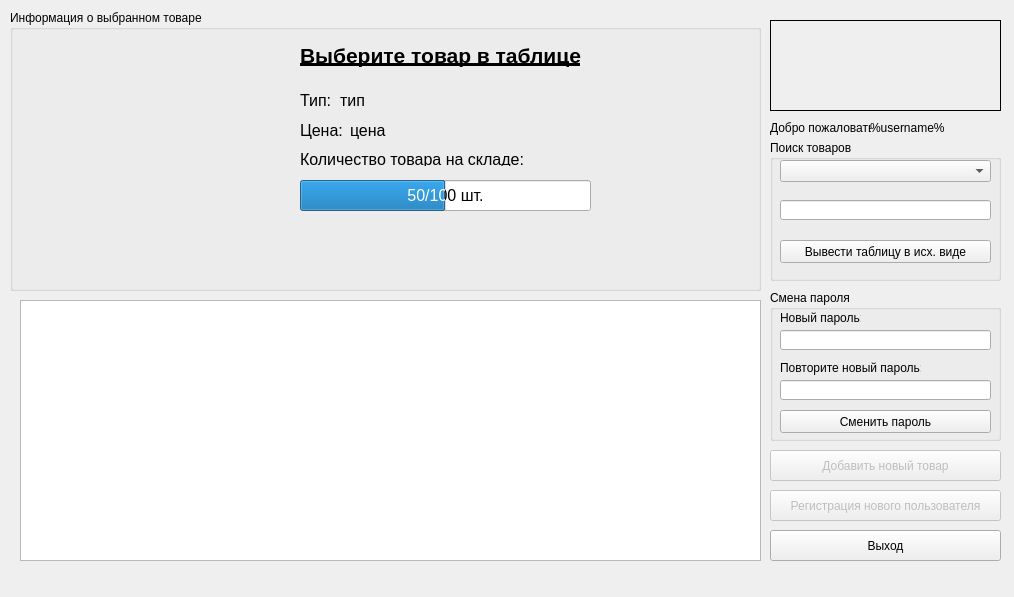
<?xml version="1.0" encoding="UTF-8"?>
<ui version="4.0">
 <class>Database</class>
 <widget class="QDialog" name="Database">
  <property name="geometry">
   <rect>
    <x>0</x>
    <y>0</y>
    <width>1014</width>
    <height>597</height>
   </rect>
  </property>
  <property name="sizePolicy">
   <sizepolicy hsizetype="Fixed" vsizetype="Fixed">
    <horstretch>0</horstretch>
    <verstretch>0</verstretch>
   </sizepolicy>
  </property>
  <property name="minimumSize">
   <size>
    <width>1014</width>
    <height>597</height>
   </size>
  </property>
  <property name="maximumSize">
   <size>
    <width>1014</width>
    <height>597</height>
   </size>
  </property>
  <property name="windowTitle">
   <string>База данных</string>
  </property>
  <widget class="QTableView" name="tableView">
   <property name="geometry">
    <rect>
     <x>20</x>
     <y>300</y>
     <width>741</width>
     <height>261</height>
    </rect>
   </property>
   <property name="selectionMode">
    <enum>QAbstractItemView::SingleSelection</enum>
   </property>
   <attribute name="horizontalHeaderStretchLastSection">
    <bool>true</bool>
   </attribute>
  </widget>
  <widget class="QPushButton" name="exitButton">
   <property name="geometry">
    <rect>
     <x>770</x>
     <y>530</y>
     <width>231</width>
     <height>31</height>
    </rect>
   </property>
   <property name="text">
    <string>Выход</string>
   </property>
   <property name="autoDefault">
    <bool>false</bool>
   </property>
  </widget>
  <widget class="QPushButton" name="registerButton">
   <property name="enabled">
    <bool>false</bool>
   </property>
   <property name="geometry">
    <rect>
     <x>770</x>
     <y>490</y>
     <width>231</width>
     <height>31</height>
    </rect>
   </property>
   <property name="text">
    <string>Регистрация нового пользователя</string>
   </property>
   <property name="autoDefault">
    <bool>false</bool>
   </property>
  </widget>
  <widget class="QLabel" name="textLabel">
   <property name="geometry">
    <rect>
     <x>770</x>
     <y>120</y>
     <width>101</width>
     <height>16</height>
    </rect>
   </property>
   <property name="text">
    <string>Добро пожаловать,</string>
   </property>
  </widget>
  <widget class="QLabel" name="nameLabel">
   <property name="geometry">
    <rect>
     <x>870</x>
     <y>120</y>
     <width>131</width>
     <height>16</height>
    </rect>
   </property>
   <property name="text">
    <string>%username%</string>
   </property>
  </widget>
  <widget class="QLabel" name="imgLabel">
   <property name="geometry">
    <rect>
     <x>770</x>
     <y>20</y>
     <width>231</width>
     <height>91</height>
    </rect>
   </property>
   <property name="frameShape">
    <enum>QFrame::Box</enum>
   </property>
   <property name="text">
    <string/>
   </property>
   <property name="scaledContents">
    <bool>true</bool>
   </property>
  </widget>
  <widget class="QGroupBox" name="groupBox">
   <property name="geometry">
    <rect>
     <x>770</x>
     <y>140</y>
     <width>231</width>
     <height>141</height>
    </rect>
   </property>
   <property name="title">
    <string>Поиск товаров</string>
   </property>
   <widget class="QComboBox" name="searchComboBox">
    <property name="geometry">
     <rect>
      <x>10</x>
      <y>20</y>
      <width>211</width>
      <height>22</height>
     </rect>
    </property>
    <property name="currentText">
     <string/>
    </property>
    <property name="currentIndex">
     <number>-1</number>
    </property>
    <property name="maxVisibleItems">
     <number>2</number>
    </property>
    <property name="maxCount">
     <number>2</number>
    </property>
   </widget>
   <widget class="QLineEdit" name="searchLineEdit">
    <property name="geometry">
     <rect>
      <x>10</x>
      <y>60</y>
      <width>211</width>
      <height>20</height>
     </rect>
    </property>
   </widget>
   <widget class="QPushButton" name="resetsearchButton">
    <property name="geometry">
     <rect>
      <x>10</x>
      <y>100</y>
      <width>211</width>
      <height>23</height>
     </rect>
    </property>
    <property name="text">
     <string>Вывести таблицу в исх. виде</string>
    </property>
    <property name="autoDefault">
     <bool>false</bool>
    </property>
   </widget>
  </widget>
  <widget class="QGroupBox" name="passChangeGroup">
   <property name="geometry">
    <rect>
     <x>770</x>
     <y>290</y>
     <width>231</width>
     <height>151</height>
    </rect>
   </property>
   <property name="title">
    <string>Смена пароля</string>
   </property>
   <widget class="QLineEdit" name="passLineEdit1">
    <property name="geometry">
     <rect>
      <x>10</x>
      <y>40</y>
      <width>211</width>
      <height>20</height>
     </rect>
    </property>
    <property name="echoMode">
     <enum>QLineEdit::Password</enum>
    </property>
   </widget>
   <widget class="QLabel" name="passLabel1">
    <property name="geometry">
     <rect>
      <x>10</x>
      <y>20</y>
      <width>81</width>
      <height>16</height>
     </rect>
    </property>
    <property name="text">
     <string>Новый пароль:</string>
    </property>
   </widget>
   <widget class="QLabel" name="passLabel2">
    <property name="geometry">
     <rect>
      <x>10</x>
      <y>70</y>
      <width>141</width>
      <height>16</height>
     </rect>
    </property>
    <property name="text">
     <string>Повторите новый пароль:</string>
    </property>
   </widget>
   <widget class="QLineEdit" name="passLineEdit2">
    <property name="geometry">
     <rect>
      <x>10</x>
      <y>90</y>
      <width>211</width>
      <height>20</height>
     </rect>
    </property>
    <property name="echoMode">
     <enum>QLineEdit::Password</enum>
    </property>
   </widget>
   <widget class="QPushButton" name="changePassButton">
    <property name="geometry">
     <rect>
      <x>10</x>
      <y>120</y>
      <width>211</width>
      <height>23</height>
     </rect>
    </property>
    <property name="text">
     <string>Сменить пароль</string>
    </property>
    <property name="autoDefault">
     <bool>false</bool>
    </property>
   </widget>
  </widget>
  <widget class="QPushButton" name="newDBelemButton">
   <property name="enabled">
    <bool>false</bool>
   </property>
   <property name="geometry">
    <rect>
     <x>770</x>
     <y>450</y>
     <width>231</width>
     <height>31</height>
    </rect>
   </property>
   <property name="text">
    <string>Добавить новый товар</string>
   </property>
   <property name="autoDefault">
    <bool>false</bool>
   </property>
  </widget>
  <widget class="QGroupBox" name="DBelemInfoGroupBox">
   <property name="geometry">
    <rect>
     <x>10</x>
     <y>10</y>
     <width>751</width>
     <height>281</height>
    </rect>
   </property>
   <property name="title">
    <string>Информация о выбранном товаре</string>
   </property>
   <widget class="QLabel" name="elemImgLabel">
    <property name="geometry">
     <rect>
      <x>20</x>
      <y>30</y>
      <width>241</width>
      <height>241</height>
     </rect>
    </property>
    <property name="text">
     <string/>
    </property>
    <property name="scaledContents">
     <bool>true</bool>
    </property>
   </widget>
   <widget class="QLabel" name="elemNameLabel">
    <property name="geometry">
     <rect>
      <x>290</x>
      <y>30</y>
      <width>431</width>
      <height>31</height>
     </rect>
    </property>
    <property name="font">
     <font>
      <family>MS Shell Dlg 2</family>
      <pointsize>16</pointsize>
      <weight>75</weight>
      <bold>true</bold>
      <underline>true</underline>
     </font>
    </property>
    <property name="frameShape">
     <enum>QFrame::NoFrame</enum>
    </property>
    <property name="text">
     <string>&lt;!DOCTYPE HTML PUBLIC &quot;-//W3C//DTD HTML 4.0//EN&quot; &quot;http://www.w3.org/TR/REC-html40/strict.dtd&quot;&gt;
&lt;html&gt;&lt;head&gt;&lt;meta name=&quot;qrichtext&quot; content=&quot;1&quot; /&gt;&lt;style type=&quot;text/css&quot;&gt;
p, li { white-space: pre-wrap; }
&lt;/style&gt;&lt;/head&gt;&lt;body style=&quot; font-family:'MS Shell Dlg 2'; font-size:8pt; font-weight:400; font-style:normal;&quot;&gt;
&lt;p style=&quot; margin-top:12px; margin-bottom:12px; margin-left:0px; margin-right:0px; -qt-block-indent:0; text-indent:0px;&quot;&gt;&lt;span style=&quot; font-size:16pt; font-weight:600; text-decoration: underline;&quot;&gt;Выберите товар в таблице&lt;/span&gt;&lt;/p&gt;&lt;/body&gt;&lt;/html&gt;</string>
    </property>
    <property name="textFormat">
     <enum>Qt::AutoText</enum>
    </property>
   </widget>
   <widget class="QLabel" name="elemTypeDescLabel">
    <property name="geometry">
     <rect>
      <x>290</x>
      <y>80</y>
      <width>41</width>
      <height>21</height>
     </rect>
    </property>
    <property name="font">
     <font>
      <pointsize>12</pointsize>
     </font>
    </property>
    <property name="text">
     <string>&lt;html&gt;&lt;head/&gt;&lt;body&gt;&lt;p&gt;&lt;span style=&quot; font-size:12pt;&quot;&gt;Тип:&lt;/span&gt;&lt;/p&gt;&lt;/body&gt;&lt;/html&gt;</string>
    </property>
   </widget>
   <widget class="QLabel" name="elemTypeLabel">
    <property name="geometry">
     <rect>
      <x>330</x>
      <y>80</y>
      <width>401</width>
      <height>21</height>
     </rect>
    </property>
    <property name="font">
     <font>
      <pointsize>12</pointsize>
     </font>
    </property>
    <property name="text">
     <string>&lt;html&gt;&lt;head/&gt;&lt;body&gt;&lt;p&gt;&lt;span style=&quot; font-size:12pt;&quot;&gt;тип&lt;/span&gt;&lt;/p&gt;&lt;/body&gt;&lt;/html&gt;</string>
    </property>
   </widget>
   <widget class="QLabel" name="elemCostDescLabel">
    <property name="geometry">
     <rect>
      <x>290</x>
      <y>110</y>
      <width>51</width>
      <height>21</height>
     </rect>
    </property>
    <property name="text">
     <string>&lt;html&gt;&lt;head/&gt;&lt;body&gt;&lt;p&gt;&lt;span style=&quot; font-size:12pt;&quot;&gt;Цена:&lt;/span&gt;&lt;/p&gt;&lt;/body&gt;&lt;/html&gt;</string>
    </property>
    <property name="textFormat">
     <enum>Qt::RichText</enum>
    </property>
   </widget>
   <widget class="QLabel" name="elemCostLabel">
    <property name="geometry">
     <rect>
      <x>340</x>
      <y>110</y>
      <width>401</width>
      <height>21</height>
     </rect>
    </property>
    <property name="font">
     <font>
      <pointsize>12</pointsize>
     </font>
    </property>
    <property name="text">
     <string>&lt;html&gt;&lt;head/&gt;&lt;body&gt;&lt;p&gt;&lt;span style=&quot; font-size:12pt;&quot;&gt;цена&lt;/span&gt;&lt;/p&gt;&lt;/body&gt;&lt;/html&gt;</string>
    </property>
    <property name="textFormat">
     <enum>Qt::RichText</enum>
    </property>
   </widget>
   <widget class="QProgressBar" name="amountLeftProgressbar">
    <property name="geometry">
     <rect>
      <x>290</x>
      <y>170</y>
      <width>291</width>
      <height>31</height>
     </rect>
    </property>
    <property name="font">
     <font>
      <pointsize>12</pointsize>
     </font>
    </property>
    <property name="value">
     <number>50</number>
    </property>
    <property name="textVisible">
     <bool>true</bool>
    </property>
    <property name="orientation">
     <enum>Qt::Horizontal</enum>
    </property>
    <property name="invertedAppearance">
     <bool>false</bool>
    </property>
    <property name="textDirection">
     <enum>QProgressBar::TopToBottom</enum>
    </property>
    <property name="format">
     <string>%p/%m шт.</string>
    </property>
   </widget>
   <widget class="QLabel" name="label_2">
    <property name="geometry">
     <rect>
      <x>290</x>
      <y>140</y>
      <width>231</width>
      <height>16</height>
     </rect>
    </property>
    <property name="text">
     <string>&lt;html&gt;&lt;head/&gt;&lt;body&gt;&lt;p&gt;&lt;span style=&quot; font-size:12pt;&quot;&gt;Количество товара на складе:&lt;/span&gt;&lt;/p&gt;&lt;/body&gt;&lt;/html&gt;</string>
    </property>
    <property name="textFormat">
     <enum>Qt::RichText</enum>
    </property>
   </widget>
  </widget>
 </widget>
 <tabstops>
  <tabstop>tableView</tabstop>
  <tabstop>searchComboBox</tabstop>
  <tabstop>searchLineEdit</tabstop>
  <tabstop>resetsearchButton</tabstop>
  <tabstop>passLineEdit1</tabstop>
  <tabstop>passLineEdit2</tabstop>
  <tabstop>changePassButton</tabstop>
  <tabstop>newDBelemButton</tabstop>
  <tabstop>registerButton</tabstop>
  <tabstop>exitButton</tabstop>
 </tabstops>
 <resources/>
 <connections/>
</ui>
